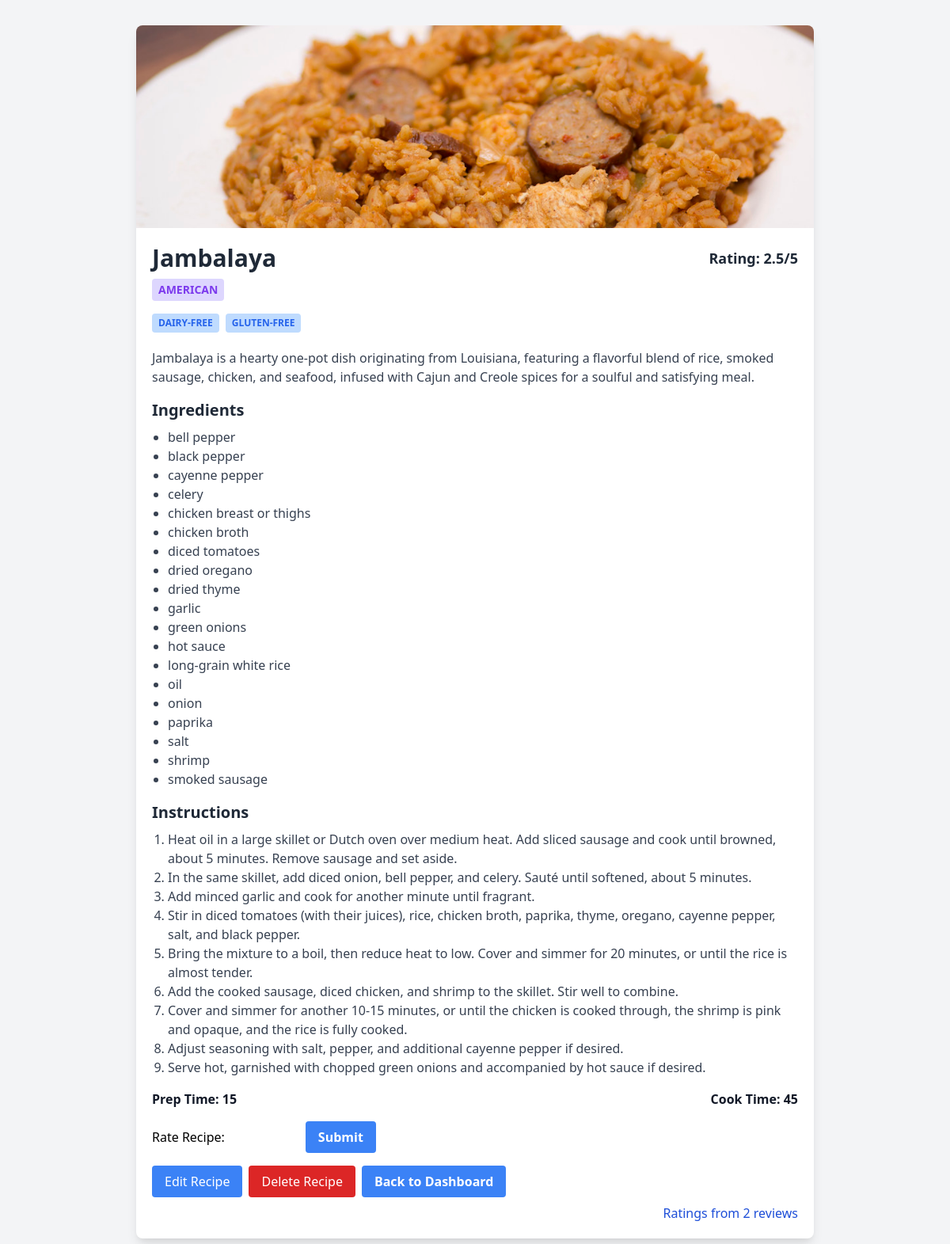
Screenshot of /recipe/Jambalaya (signed in) with the database file from the repository.
### tables this page shows
CREATE TABLE recipe (
    recipe_id INTEGER PRIMARY KEY AUTOINCREMENT,
    recipe_name TEXT UNIQUE,
    Cuisine_ID TEXT,
    UserID INTEGER,
    recipe_description TEXT,
    prep_time INTEGER,  
    cook_time INTEGER,  
    recipe_image TEXT,  
    instructions TEXT,
    FOREIGN KEY(Cuisine_ID) REFERENCES cuisine(Cuisine_ID) ON DELETE SET NULL,
    FOREIGN KEY(UserID) REFERENCES account(id) ON DELETE CASCADE
);

CREATE TABLE recipe_restrictions (
    recipe_name VARCHAR(80),
    RecRestriction VARCHAR(30),
    FOREIGN KEY(recipe_name) REFERENCES recipe(recipe_name) ON DELETE CASCADE,
    PRIMARY KEY (recipe_name, RecRestriction)
);

CREATE TABLE ingredients (
    recipe_name VARCHAR(80),
    ingredient_name VARCHAR(80),
    FOREIGN KEY(recipe_name) REFERENCES recipe(recipe_name) ON DELETE CASCADE,
    PRIMARY KEY (recipe_name, ingredient_name)
);

### app.py (the view)
@app.route('/recipe/<slug>')
def view_recipe(slug):
    conn = get_db_connection()
    try:
        recipe_title = slug.replace("-", " ")
        recipe = conn.execute('SELECT * FROM recipe WHERE recipe_name = ?', (recipe_title,)).fetchone()
        ingredients = conn.execute('SELECT ingredient_name FROM ingredients WHERE recipe_name = ?', (recipe_title,)).fetchall()
        tags = conn.execute('SELECT RecRestriction FROM recipe_restrictions WHERE recipe_name = ?', (recipe_title,)).fetchall()
        rating_result = conn.execute('SELECT AVG(user_rating) AS avg_rating, COUNT(*) AS rating_count FROM rates WHERE recipe_name = ?', (recipe_title,)).fetchone()
        avg_rating = float(rating_result['avg_rating']) if rating_result['avg_rating'] is not None else 0
        rating_count = rating_result['rating_count']
        if recipe:
            return render_template('recipe.html', recipe=recipe, ingredients=ingredients, tags=tags, avg_rating=avg_rating, rating_count=rating_count)
        else:
            return 'Recipe not found', 404
    finally:
        conn.close()

### app.py (called while the page is built)
def get_db_connection():
    conn = sqlite3.connect(DATABASE)
    conn.row_factory = sqlite3.Row
    return conn

### templates/recipe.html (shortened to what this page needs)
<!DOCTYPE html>
<html lang="en">
<head>
    <link href="https://cdn.jsdelivr.net/npm/tailwindcss@2.2.19/dist/tailwind.min.css" rel="stylesheet" />
</head>
<body class="bg-gray-100">
    <div class="max-w-4xl mx-auto px-5 py-8">
        <div class="bg-white rounded-lg shadow-lg overflow-hidden">
            <img src="/{{recipe.recipe_image}}" alt="{{ recipe.recipe_name }} Image" class="w-full h-64 object-cover object-center">
            <div class="p-5">
                <div class="flex justify-between items-center">
                    <h2 class="text-3xl font-bold text-gray-800">{{ recipe.recipe_name }}</h2>
                    <span class="text-lg font-bold text-gray-800">
                        Rating:
                        {% if avg_rating %}
                        {{ avg_rating|round(1, 'floor') }}/5
                        {% else %}
                        No ratings
                        {% endif %}
                    </span>
                </div>
                <span class="text-sm mt-2 font-semibold inline-block py-1 px-2 uppercase rounded text-purple-600 bg-purple-200 mb-4">
                    {{ recipe.Cuisine_ID}}
                </span>
                <div class="flex flex-wrap mb-3">
                    {% for tag in tags %}
                    <span class="text-xs font-semibold inline-block py-1 px-2 uppercase rounded text-blue-600 bg-blue-200 mr-2 mb-2">
                        {{ tag.RecRestriction }}
                    </span>
                    {% endfor %}
                </div>
                <p class="text-gray-700 mb-4">{{ recipe.recipe_description }}</p>
                <div class="mb-4">
                    <h3 class="text-xl font-semibold text-gray-800 mb-2">Ingredients</h3>
                    <ul class="list-disc ml-5 text-gray-700">
                        {% for ingredient in ingredients %}
                        <li>{{ ingredient.ingredient_name }}</li>
                        {% endfor %}
                    </ul>
                </div>
                <div class="mb-4">
                    <h3 class="text-xl font-semibold text-gray-800 mb-2">Instructions</h3>
                    <ol class="list-decimal ml-5 text-gray-700">
                        {% for step in recipe.instructions.split('\n') %}
                        <li>{{ step }}</li>
                        {% endfor %}
                    </ol>
                </div>
                <div class="flex justify-between items-center mt-4">
                    <span class="text-gray-900 font-bold">Prep Time: {{ recipe.prep_time }}</span>
                    <span class="text-gray-900 font-bold">Cook Time: {{ recipe.cook_time }}</span>
                </div>
                <div class="mt-4">
                    <form id="ratingForm" action="/rate-recipe" method="post" class="flex items-center">
                        <label for="rating">Rate Recipe:</label>
                        <input type="number" id="rating" name="rating" min="1" max="5" required class="mx-4">
                        <button type="submit" class="bg-blue-500 hover:bg-blue-700 text-white font-bold py-2 px-4 rounded"> Submit</button>
                    </form>
                </div>
                <div class="flex space-x-2 mt-4">
                    {% if session['user_id'] == recipe.UserID or session.get('is_admin', False) %}
                    <button onclick="location.href='/edit-recipe/{{ recipe.recipe_name | replace(' ', '-') }}';" class="px-4 py-2 bg-blue-500 hover:bg-blue-700 text-white rounded">Edit Recipe</button>
                    <button onclick="deleteRecipe('{{ recipe.recipe_name }}')" class="px-4 py-2 bg-red-600 hover:bg-red-800 text-white rounded">Delete Recipe</button>
                    {% else %}
                    <button id="cookbookButton" onclick="toggleCookbook('{{ recipe.recipe_name }}')" class="px-4 py-2 bg-green-500 hover:bg-green-700 text-white rounded">Save to Cookbook</button>
                    {% endif %}
                    <button onclick="location.href='/dashboard';" class="px-4 py-2 bg-blue-500 hover:bg-blue-700 text-white font-bold rounded">Back to Dashboard</button>
                </div>
                <div class="text-right mt-2">
                    <span class="text-md font-medium text-blue-700">Ratings from {{ rating_count }} reviews</span>
                </div>
            </div>
        </div>
    </div>
</body>
</html>

### rows the page displays
recipe: recipe_name "Jambalaya", Cuisine_ID "AMERICAN", recipe_description "Jambalaya is a hearty one-pot dish originating from Louisiana, featuring a flavorful blend of rice, smoked sausage, chicken, and seafood, infused with Cajun and Creole spices for a soulful and satisfying meal.", prep_time "15", cook_time "45"
recipe_restrictions: RecRestriction "DAIRY-FREE"
recipe_restrictions: RecRestriction "GLUTEN-FREE"
ingredients: ingredient_name "bell pepper"
ingredients: ingredient_name "black pepper"
ingredients: ingredient_name "cayenne pepper"
ingredients: ingredient_name "celery"
ingredients: ingredient_name "chicken breast or thighs"
ingredients: ingredient_name "chicken broth"
ingredients: ingredient_name "diced tomatoes"
ingredients: ingredient_name "dried oregano"
ingredients: ingredient_name "dried thyme"
ingredients: ingredient_name "garlic"
ingredients: ingredient_name "green onions"
ingredients: ingredient_name "hot sauce"
ingredients: ingredient_name "long-grain white rice"
ingredients: ingredient_name "oil"
ingredients: ingredient_name "onion"
ingredients: ingredient_name "paprika"
ingredients: ingredient_name "salt"
ingredients: ingredient_name "shrimp"
ingredients: ingredient_name "smoked sausage"

### other values shown
{{ avg_rating|round(1, 'floor') }} "2.5"
{{ step }} "Heat oil in a large skillet or Dutch oven over medium heat. Add sliced sausage and cook until browned, about 5 minutes. Remove sausage and set aside." "In the same skillet, add diced onion, bell pepper, and celery. Sauté until softened, about 5 minutes." "Add minced garlic and cook for another minute until fragrant." "Stir in diced tomatoes (with their juices), rice, chicken broth, paprika, thyme, oregano, cayenne pepper, salt, and black pepper." "Bring the mixture to a boil, then reduce heat to low. Cover and simmer for 20 minutes, or until the rice is almost tender." "Add the cooked sausage, diced chicken, and shrimp to the skillet. Stir well to combine." "Cover and simmer for another 10-15 minutes, or until the chicken is cooked through, the shrimp is pink and opaque, and the rice is fully cooked." "Adjust seasoning with salt, pepper, and additional cayenne pepper if desired." "Serve hot, garnished with chopped green onions and accompanied by hot sauce if desired."
{{ rating_count }} "2"
